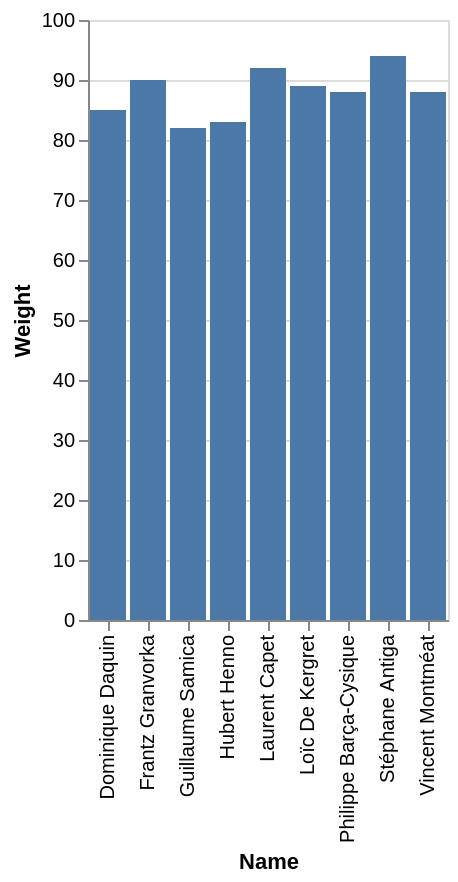

Vega-Lite specification for this chart:
### Vega-Lite specification from a JSON file in a GitHub repository (floating-point values rounded to 4 significant figures)
{"data": {"values": [{"x_data": "Dominique Daquin", "y_data": 85}, {"x_data": "Frantz Granvorka", "y_data": 90}, {"x_data": "Guillaume Samica", "y_data": 82}, {"x_data": "Hubert Henno", "y_data": 83}, {"x_data": "Laurent Capet", "y_data": 92}, {"x_data": "Loïc De Kergret", "y_data": 89}, {"x_data": "Philippe Barça-Cysique", "y_data": 88}, {"x_data": "Stéphane Antiga", "y_data": 94}, {"x_data": "Vincent Montméat", "y_data": 88}]}, "mark": "bar", "encoding": {"x": {"field": "x_data", "type": "nominal", "title": "Name", "sort": "ascending"}, "y": {"field": "y_data", "type": "quantitative", "title": "Weight"}}}
